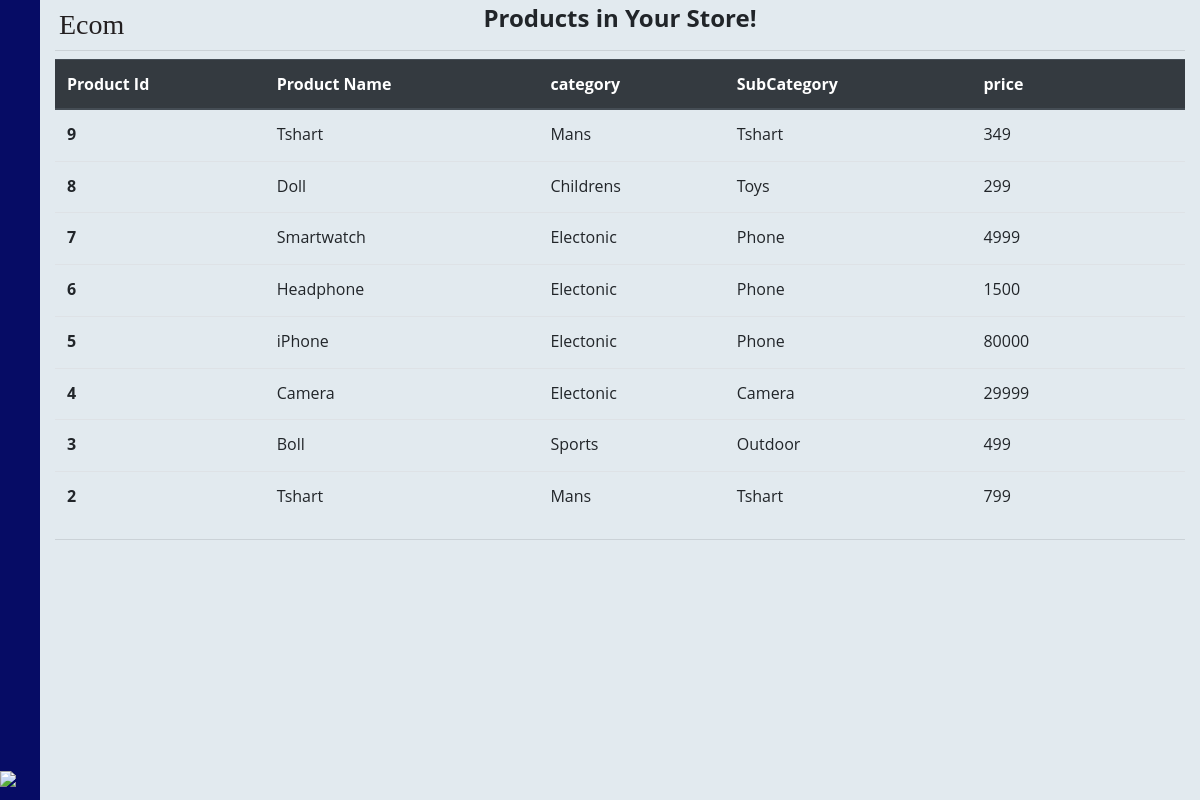
/seller/view_products/ (signed in), run on the app's committed database.
### saler/models.py (models this page shows, shortened)
class Product(models.Model):
	GST_CHOICES = (("0",'0'),("3",'3'),("5",'5'),("12",'12'),("18",'18'),("28",'28'))
	product_id = models.BigAutoField(primary_key=True)
	product_id2 = models.CharField(max_length=100,default='')
	shop = models.ForeignKey(User, on_delete=models.CASCADE,default='')
	product_name = models.CharField(max_length=100)
	category = models.ForeignKey(category, default="", verbose_name="Category", on_delete=models.SET_DEFAULT, null=True)
	subcategory = models.CharField(max_length=50, default="")
	price = models.IntegerField(default=0)
	price_not = models.IntegerField(default=999)
	desc = models.TextField()
	gst = models.CharField(default='0',max_length=3,choices=GST_CHOICES)
	pub_date = models.DateField(auto_now=True)
	image1 = models.ImageField(upload_to='products/images', default="",null=True)
	image2 = models.ImageField(upload_to='products/images', default="",null=True,blank=True)
	image3 = models.ImageField(upload_to='products/images', default="",null=True,blank=True)
	image4 = models.ImageField(upload_to='products/images', default="",null=True,blank=True)
	image5 = models.ImageField(upload_to='products/images', default="",null=True,blank=True)

class category(models.Model):
	name = models.CharField(max_length=50, default="")
	sub_Categories  = models.TextField(default="")
	def __str__(self):
		return f'{self.name}'

### saler/views.py (the view)
# urls.py: path('view_products/', views.view_products, name="view_products"),
@login_required
def view_products(request):
	if request.user.is_superuser or request.user.is_staff:
		prod = [p for p in Product.objects.all() if p.shop == request.user]
		if request.method == 'GET':
			pro_id = request.GET.get('pro_id')
			if pro_id:
				del_prod = [p.product_id for p in Product.objects.all() if p.shop == request.user]
				if int(pro_id) in del_prod:
					Product.objects.filter(product_id=int(pro_id))[0].delete()
					messages.success(request, f'The Product of id {pro_id} is deleted !')
					return redirect('/seller/view_products/')
		params = {
			'prod': prod[::-1],
			'cart_element_no' : len([p for p in MyCart.objects.all() if p.user == request.user]),
			}
		return render(request, 'saler/view_products.html',params)
	else:
		return redirect("/")

### saler/templates/saler/view_products.html (shortened to what this page needs)
{% extends 'saler/base.html' %}
{% load crispy_forms_tags %}
{% block saler_body %}
<div class="container-fluid">
	<div class="row p-1">
		<div class="col-md-4">
			<a href="{% url 'home' %}" class="logo">Ecom</i></a>
		</div>
		<div class="col-md-4">
			<h4 style="font-weight: bold; padding: 0; margin: 0; text-align: center;">Products in Your Store!</h4>
		</div>
	</div>
	<hr class="p-0 m-0 mb-2">
	<div class="noteCard">
		<table class="table">
			<thead class="thead-dark">
				<tr>
					<th scope="col">Product Id</th>
					<th scope="col">Product Name</th>
					<th scope="col">category</th>
					<th scope="col">SubCategory</th>
					<th scope="col">price</th>
					<th scope="col" style="text-align: right;"><i class="fa fa-trash" aria-hidden="true"></i></th>
				</tr>
			</thead>
			<tbody>
				{% for pr in prod %}
				<tr>
					<th scope="row">{{pr.product_id}}</th>
					<td>{{pr.product_name}}</td>
					<td>{{pr.category}}</td>
					<td>{{pr.subcategory}}</td>
					<td>{{pr.price}}</td>
					<form>
						<td style="text-align: right;"><button type="submit" class="btn" style="margin: 0;padding: 0"><i
									class="fa fa-trash" aria-hidden="true"></i></button></td>
					</form>
				</tr>
				{% endfor %}
			</tbody>
		</table>
		<hr>
	</div>
</div>
{% endblock saler_body %}

### saler/static/saler/css/style.css (style rules this page uses)
.logo { font-size: 28px; font-family: stormextrabold; color: #231f20; }

### data on the page
Product: product_id "9", product_name "Tshart", category "Mans", subcategory "Tshart", price "349"
Product: product_id "8", product_name "Doll", category "Childrens", subcategory "Toys", price "299"
Product: product_id "7", product_name "Smartwatch", category "Electonic", subcategory "Phone", price "4999"
Product: product_id "6", product_name "Headphone", category "Electonic", subcategory "Phone", price "1500"
Product: product_id "5", product_name "iPhone", category "Electonic", subcategory "Phone", price "80000"
Product: product_id "4", product_name "Camera", category "Electonic", subcategory "Camera", price "29999"
Product: product_id "3", product_name "Boll", category "Sports", subcategory "Outdoor", price "499"
Product: product_id "2", product_name "Tshart", category "Mans", subcategory "Tshart", price "799"
